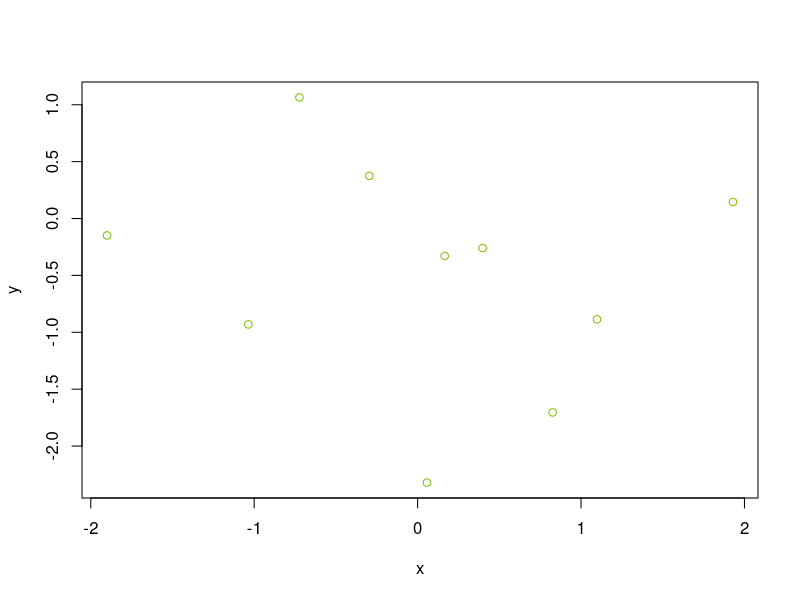
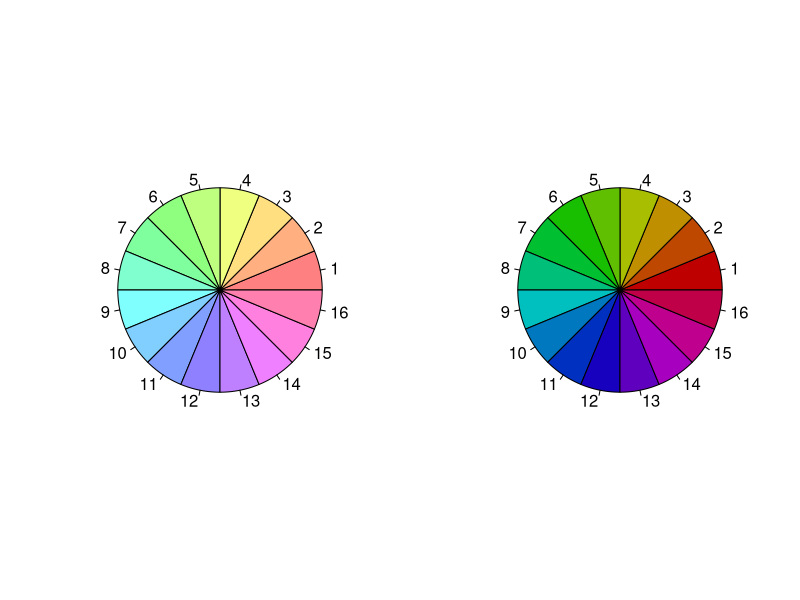
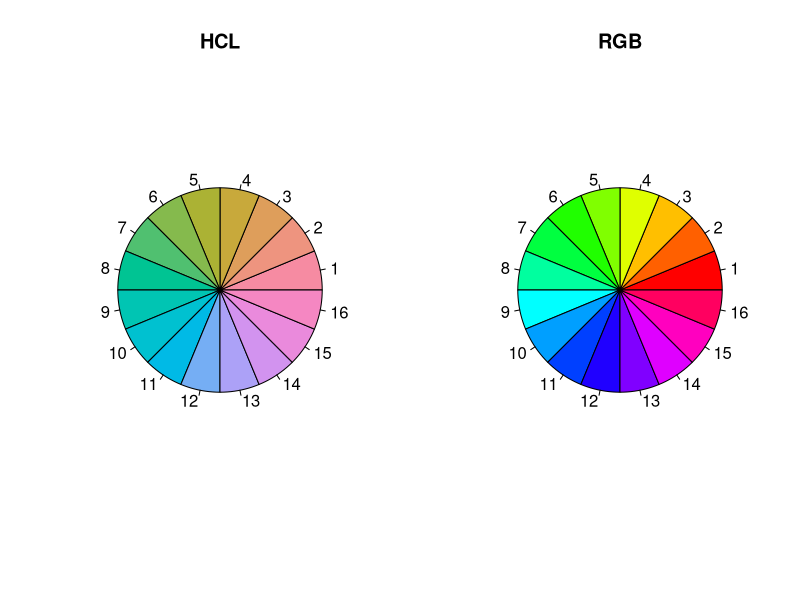
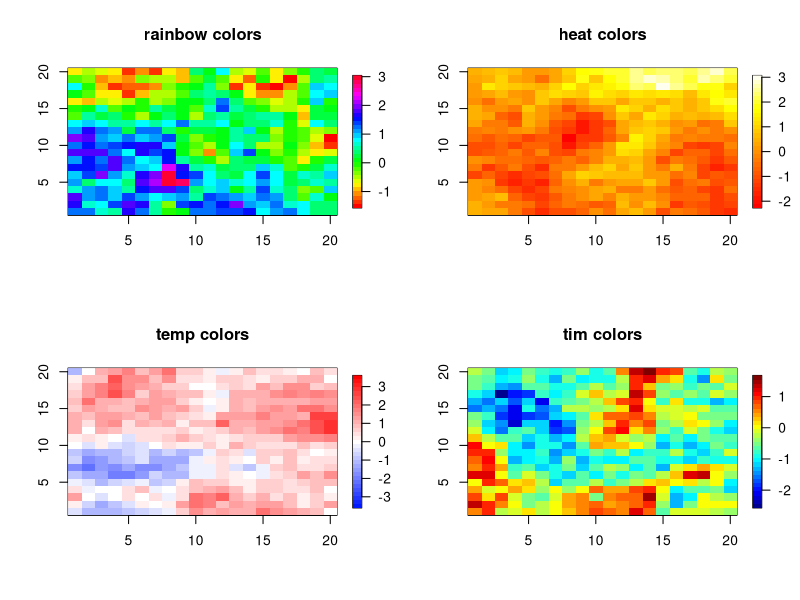
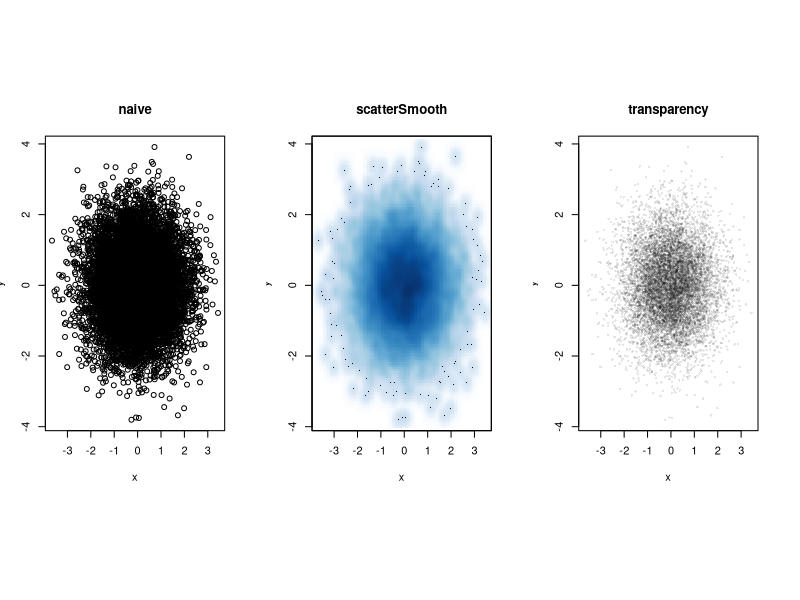
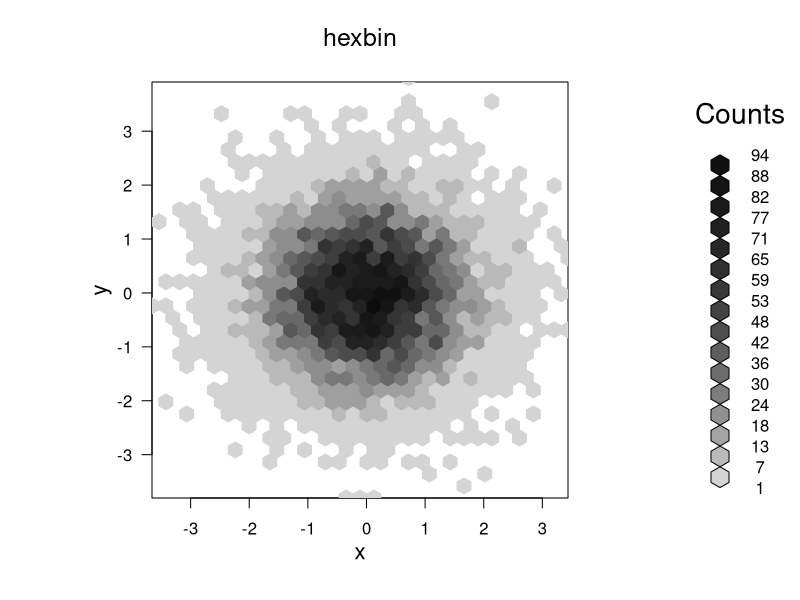
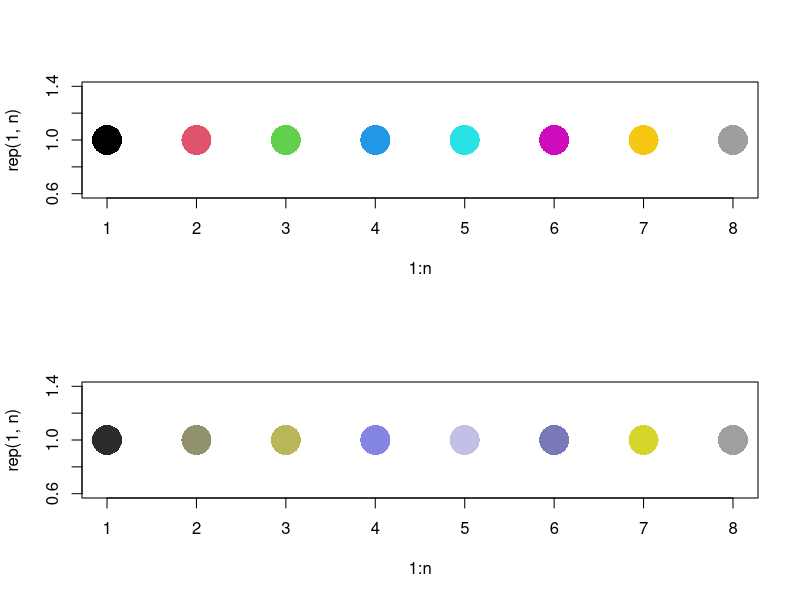
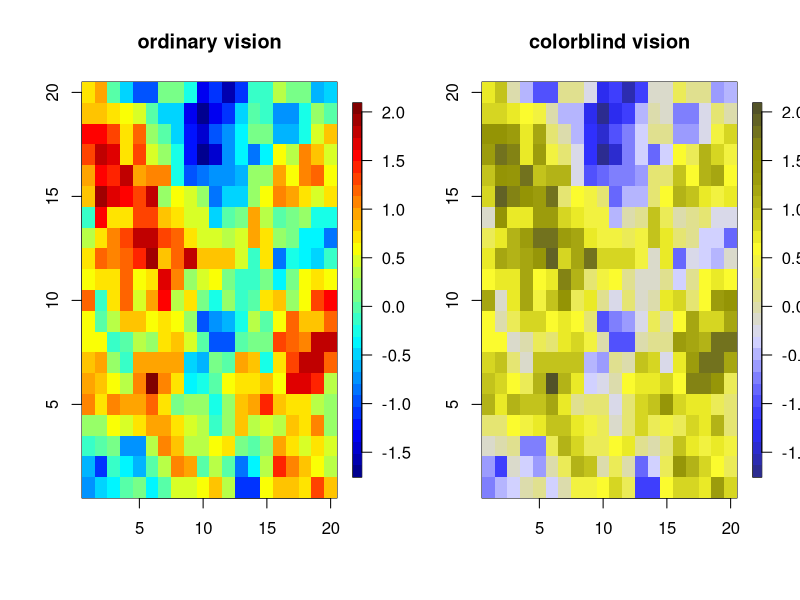

Generate these figures, in order, with R:
## ---- chunk 1
x <- rnorm(10); y <- rnorm(10)
rgb(0.5, 0.75, 0) # each number is specified on scale of [0, 1]
plot(x, y, col = rgb(0.5, 0.75, 0))
col2rgb("yellowgreen") # on scale of {0,...,255}
## ---- chunk 2
n <- 16
par(mfrow = c(1,2))
## rainbow varies hue while keeping s and v constant
pie(rep(1, n), col = rainbow(n, s = .5))  # reduce saturation
pie(rep(1, n), col = rainbow(n, v = .75)) # reduce brightness
## ---- chunk 3
library(colorspace)
par(mfrow = c(1,2))
pie(rep(1, n), col = rainbow_hcl(n, c = 70, l = 70), main = 'HCL')
pie(rep(1, n), col = rainbow(n), main = 'RGB')
## ---- chunk 4
library(fields) # includes image.plot(), which takes image() and adds a legend; also includes tim.colors

n <- 20; xs <- ys <- 1:n
gr <- expand.grid(xs, ys)
U <- chol(exp(-rdist(gr)/6))  
par(mfrow = c(2, 2))

## rainbow color sequence 
image.plot(1:n, 1:n, matrix(crossprod(U, rnorm(n^2)), n, n),
                col = rainbow(32),
                xlab = '', ylab = '', main = 'rainbow colors')

## heat.colors
image.plot(1:n, 1:n, matrix(crossprod(U, rnorm(n^2)), n, n),
                col = heat.colors(32),
                xlab = '', ylab = '', main = 'heat colors')

## temp.colors
temp.colors <- function(n=25){
  m <- floor(n/2)
  blues <- hsv(h=.65, s=seq(1,0,length=m+1)[1:m])
  reds <- hsv(h=0, s=seq(1,0,length=m+1)[1:m])
  c(blues,if(n%%2!=0) "#FFFFFF", reds[m:1])
}

image.plot(1:n, 1:n, matrix(crossprod(U, rnorm(n^2)), n, n),
                col = temp.colors(33), zlim = c(-3.5, 3.5),
                xlab = '', ylab = '', main = 'temp colors')
 ## here I force zlim to be symmetric about zero and use an odd number (33) of levels so that the midpoint is white
           
## tim.colors
image.plot(1:n, 1:n, matrix(crossprod(U, rnorm(n^2)), n, n),
                col = tim.colors(32),
                xlab = '', ylab = '', main = 'tim colors')
## ---- chunk 5
library(hexbin, quietly = TRUE)
x <- rnorm(10000); y <- rnorm(10000)
par(mfrow = c(1, 3))
plot(x, y, main = 'naive')
smoothScatter(x, y, main = 'scatterSmooth')
plot(x, y, col = rgb(0, 0, 0, .1), pch = 16, 
  cex = .5, main = 'transparency') 
## ---- chunk 6
par(mfrow = c(1, 1))
bin <- hexbin(x,y)
plot(bin, main = 'hexbin') 
## ---- chunk 7
library(dichromat)
showpal <- function(colors){ # helper function to show colors
  n <- length(colors)
  plot(1:n, rep(1, n), col = colors, pch = 16, cex = 4)
}

dev.off() # close the graphics windows to clear out old color stuff
par(mfrow=c(2, 1))
showpal(palette()) # show default palette colors
# here's how those look with standard colorblindness
showpal(dichromat(palette()))  
## ---- chunk 8
library(fields, quietly = TRUE)
n <- 20; xs <- ys <- 1:n
gr <- expand.grid(xs, ys);
U <- chol(exp(-rdist(gr)/6)) 
par(mfrow = c(1, 2))
vals <- matrix(crossprod(U, rnorm(n^2)), n, n)
## how does tim.colors fair with color-blindness?
image.plot(1:n, 1:n, vals, col = tim.colors(32),
                xlab = '', ylab = '', main = 'ordinary vision') 
image.plot(1:n, 1:n, vals,
     col = dichromat(tim.colors(32)),  # actually not too bad
     xlab = '', ylab = '', main = 'colorblind vision') 
